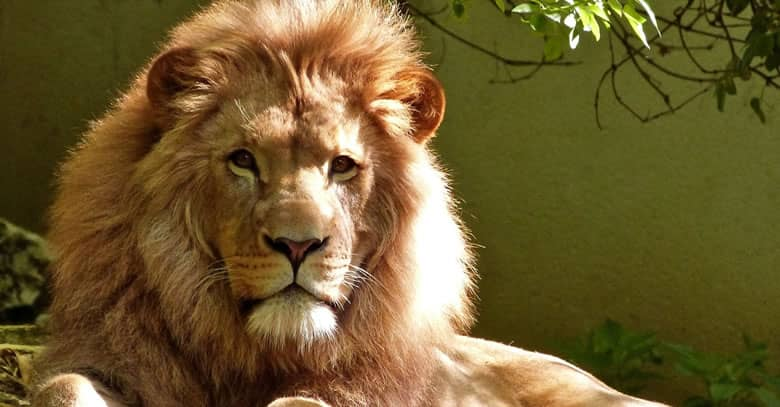
#> input picture practica1/imagen.jpg, 780 x 407 px
$ python practica1_1.py
#> lines starting #> are read from the running program, lines starting #| are printed output that depends on the picture
'''
Practica 1: Obtención y Segmentación de imágenes
    - Cargar una imagen en escala de grises
    - Guardar una imagen en escala de grises
    - Visualizar una imagen
'''

import cv2

# Cargamos la imagen
img = cv2.imread('imagen.jpg',0)
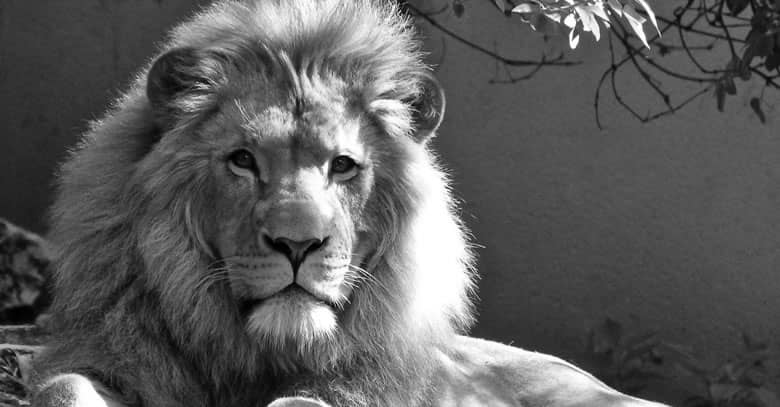
#> img: shape (407, 780); min 0, max 255, mean 92.3

# La función imwrite va a almacenar una variable de tipo imagen en una
cv2.imwrite('/practica1/grises.jpg', img)

# imshow se utilizara para visualizar las imagenes
cv2.imshow('Visualizando imagen', img)

# WaitKey se utiliza para cerrar las visualizaciones, podemos
# establecer un tiempo, que se cierre al pulsar una tecla concreta o
# cualquier tecla.
cv2.waitKey(10000)

# Destruye todas las ventanas creadas
cv2.destroyAllWindows()
